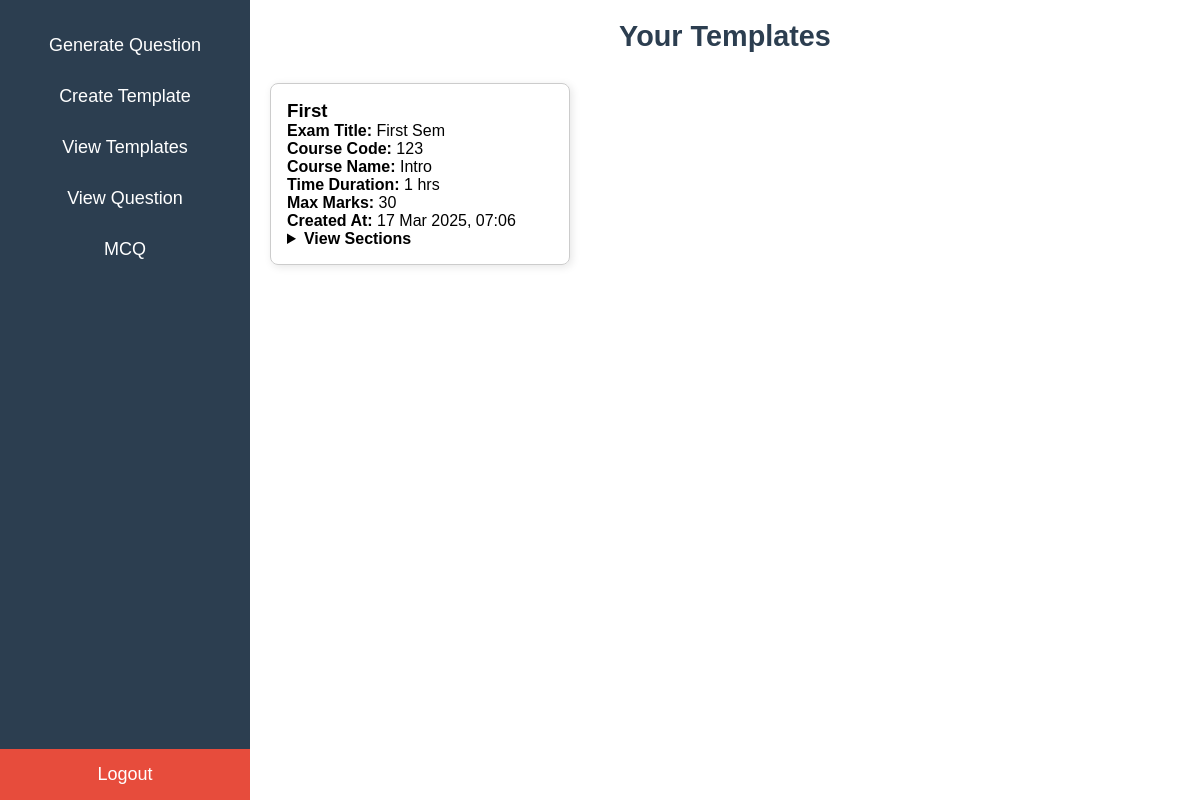
Before: /templates/ (signed in) with the older database file.
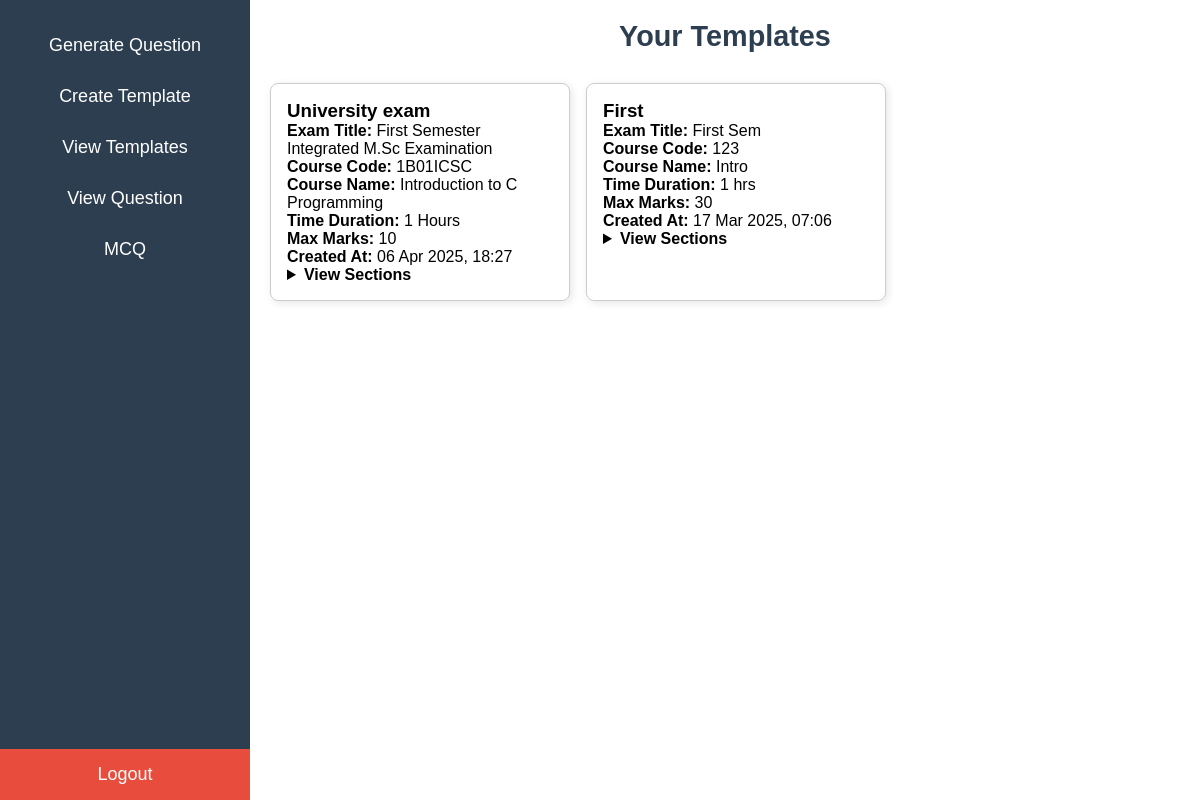
After: the same page with the newer database file.
### generator/models.py (models this page shows, shortened)
class Template(models.Model):
    user = models.ForeignKey(User, on_delete=models.CASCADE)
    template_name = models.CharField(max_length=255)
    exam_title = models.CharField(max_length=255)  # Exam Title
    course_code = models.CharField(max_length=50)  # Course Code
    course_name = models.CharField(max_length=255)  # Course Name
    time_duration = models.CharField(max_length=50)  # Example: "3 Hours"
    max_marks = models.IntegerField()  # Example: 40 Marks
    sections = models.JSONField()  # Store section details like {"A": {"questions": 6, "marks": 1}}
    created_at = models.DateTimeField(auto_now_add=True)

### generator/views.py (the view)
# urls.py: path('templates/', template_view, name='template_view'),
@login_required
def template_view(request):
    templates = Template.objects.filter(user=request.user).order_by("-created_at")
    return  render(request, 'template.html', {'templates':templates})

### templates/template.html (shortened to what this page needs)
{% extends 'base.html' %}
{% load static %}
{% block content %}
<h2>Your Templates</h2>
{% if templates %}
    <div style="display: flex; flex-wrap: wrap; gap: 16px;">
        {% for template in templates %}
            <div style="width: 300px; border: 1px solid #ccc; border-radius: 8px; padding: 16px; box-shadow: 2px 2px 8px rgba(0,0,0,0.1);">
                <h3>{{ template.template_name }}</h3>
                <p><strong>Exam Title:</strong> {{ template.exam_title }}</p>
                <p><strong>Course Code:</strong> {{ template.course_code }}</p>
                <p><strong>Course Name:</strong> {{ template.course_name }}</p>
                <p><strong>Time Duration:</strong> {{ template.time_duration }}</p>
                <p><strong>Max Marks:</strong> {{ template.max_marks }}</p>
                <p><strong>Created At:</strong> {{ template.created_at|date:"d M Y, H:i" }}</p>
                {% if template.sections %}
                    <details>
                        <summary><strong>View Sections</strong></summary>
                    </details>
                {% else %}
                    <p>No sections available.</p>
                {% endif %}
            </div>
        {% endfor %}
    </div>
{% else %}
    <p>No templates available. Please create one!</p>
{% endif %}
{% endblock %}

### templates/base.html (shortened to what this page needs)
{% load static %}
<!DOCTYPE html>
<html lang="en">
<head>
    <link rel="stylesheet" href="{% static 'css/style.css' %}">
</head>
<body>
    <div class="sidebar">
        <a href="{% url 'upload_files' %}">Generate Question</a>
        <a href="{% url 'create_template' %}">Create Template</a>
        <a href="{% url 'template_view' %}">View Templates</a>
        <a href="{% url 'question_view'%}">View Question</a>
        <a href="{% url 'mcq'%}">MCQ</a>
        <a href="{% url 'logout' %}" class="logout">Logout</a>
    </div>
    <div class="main-content">
        {% block content %}{% endblock %}
    </div>
</body>
</html>

### static/css/style.css (style rules this page uses)
h2 { color: #2c3e50; margin-bottom: 30px; font-size: 1.8em; text-align: center; }

### templates/base.html (style rules this page uses)
* { margin: 0; padding: 0; box-sizing: border-box; font-family: Arial, sans-serif; }
body { display: flex; }
.sidebar { width: 250px; height: 100vh; background-color: #2c3e50; padding-top: 20px; position: fixed; left: 0; top: 0; display: flex; flex-direction: column; align-items: center; }
.sidebar a { text-decoration: none; color: white; font-size: 18px; padding: 15px; width: 100%; text-align: center; display: block; transition: 0.3s; }
.logout { margin-top: auto; background-color: #e74c3c; width: 100%; text-align: center; }
.main-content { margin-left: 250px; padding: 20px; width: 100%; }

Changed rows visible on the page:
added Template: template_name "University exam", exam_title "First Semester Integrated M.Sc Examination", course_code "1B01ICSC", course_name "Introduction to C Programming", time_duration "1 Hours", max_marks "10", created_at "06 Apr 2025, 18:27"
